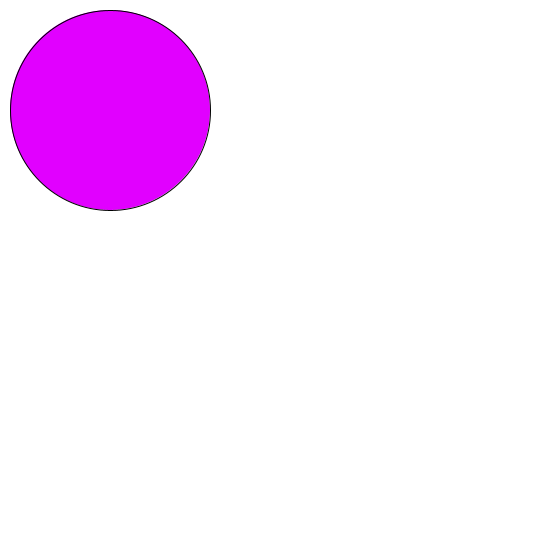
Frame 1 (no input)
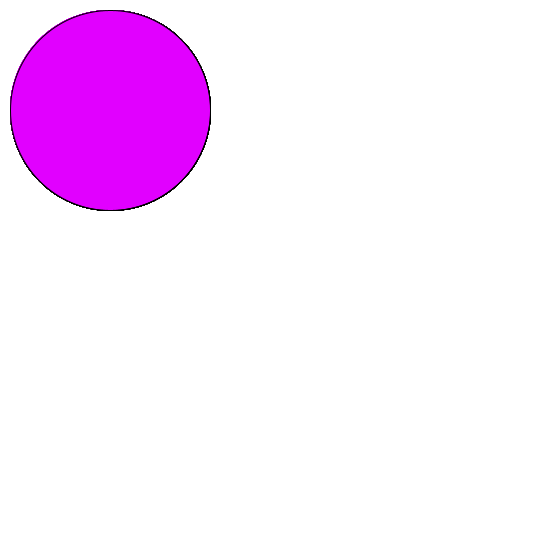
Frame 60 (the mouse pressed at the canvas centre just before this capture)
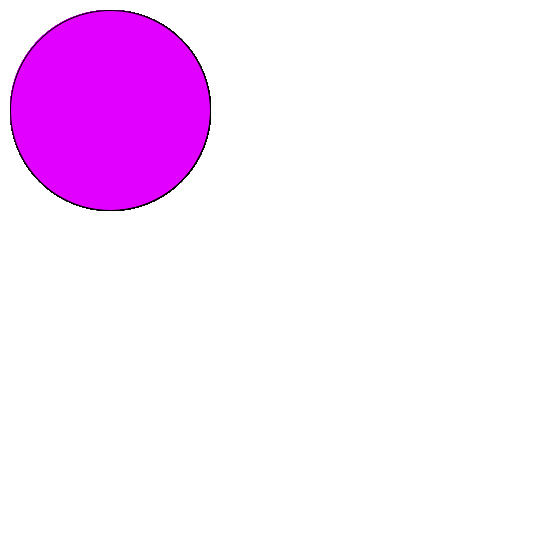
Frame 120 (the mouse held since frame 60 and released just before this capture)

The Processing sketch that drew these frames (run headless with seeded random() and noise(); from frame 60 on, the mouse is pressed at the canvas centre):

// Processing sketch: processing_151942
// ── processing_151942.pde


void setup() {  //setup function called initially, only once
background(255);
  size(550, 550);
   //set background white
}

void draw() {  //draw function loops 
//background(255);
doPulse();
  
}

void doPulse(){
//add color to ellipse
  fill(225,0,255);
    ellipse(110, 110, 200, 200);
 }
